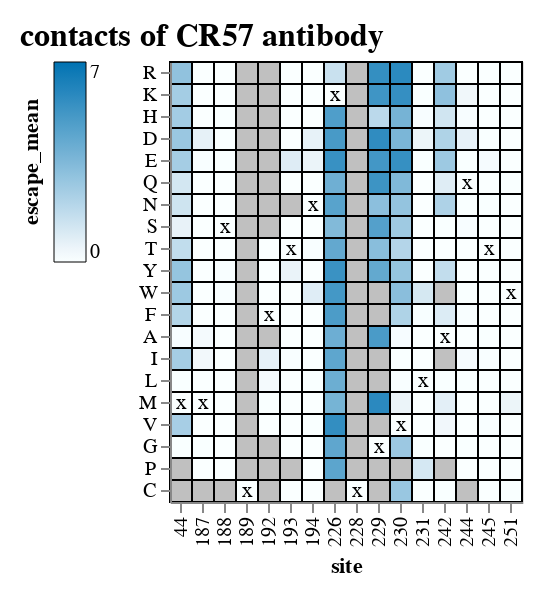

This figure's notebook cell:
### Markdown cell above
# CR57

### Code cell
escape_df = pd.read_csv('../results/antibody_escape/averages/CR57_mut_effect.csv');
escape_df = escape_df[escape_df['times_seen']>=2]; 
escape_df['escape_mean'] = escape_df['escape_mean'].clip(lower=0)


merged_df = pd.merge(escape_df,df,how='right',on=['site','wildtype','mutant'])

site_contacts = [ 44, 187, 188, 189, 192, 193, 194, 226, 228, 229, 230, 231, 242,
       244, 245, 251];

contacts = merged_df[merged_df['site'].isin(site_contacts)==True];
contacts = contacts.rename(columns={'times_seen_x':'times_seen'})

#the original dataframe omits wildtype from results, but the escape_mean needs to be 0. Here I'll just set that to 0 so 
#it is not NaN. I cannot just use the setna function because some data is actually missing.

contacts['is_wt_residue']= contacts['wildtype'] == contacts['mutant'];
contacts.loc[contacts['is_wt_residue'] == True, 'escape_mean'] = 0;


polyclonal.plot.lineplot_and_heatmap(
    data_df=contacts,
    stat_col="escape_mean",
    category_col="phenotype",
    alphabet=alphabet,
    addtl_tooltip_stats=addtl_tooltip_stats,
    addtl_slider_stats=addtl_slider_stats,
    init_floor_at_zero=True,
    show_zoombar=False,
    show_lineplot=False,
    init_site_statistic="mean",
    plot_title="contacts of CR57 antibody",
    heatmap_max_at_least=2,
    addtl_slider_stats_hide_not_filter=["effect on cell entry", "n_selections", "times_seen"],
    heatmap_max_fixed = 6.127
)

### Figure 1 — Vega-Lite specification as saved in the notebook (floating-point values rounded to 4 significant figures; data arrays with more than 128 entries replaced by an {"elided": "..."} marker saying what was removed)
{"config": {"view": {"continuousWidth": 300, "continuousHeight": 300}, "axis": {"grid": false, "labelOverlap": "parity"}, "padding": 10}, "vconcat": [{"vconcat": [{"layer": [{"mark": {"type": "rect", "color": "#E0E0E0"}, "encoding": {"x": {"field": "site", "sort": {"field": "_stat_site_order", "order": "ascending"}, "type": "ordinal"}, "y": {"field": "mutant", "scale": {"domain": ["R", "K", "H", "D", "E", "Q", "N", "S", "T", "Y", "W", "F", "A", "I", "L", "M", "V", "G", "P", "C"]}, "sort": ["R", "K", "H", "D", "E", "Q", "N", "S", "T", "Y", "W", "F", "A", "I", "L", "M", "V", "G", "P", "C"], "title": null, "type": "nominal"}}, "name": "view_26", "transform": [{"lookup": "site", "from": {"data": {"name": "data-ca3d94359bc564bd5e1ee7688aea3aee"}, "key": "site", "fields": ["wildtype", "_stat_site_order"]}}, {"calculate": "if(isFinite(datum['escape_mean']),datum['escape_mean'],NaN)", "as": "escape_mean"}, {"calculate": "if(isFinite(datum['times_seen']),datum['times_seen'],NaN)", "as": "times_seen"}, {"calculate": "if(isFinite(datum['effect on cell entry']),datum['effect on cell entry'],NaN)", "as": "effect on cell entry"}, {"calculate": "max(datum['escape_mean'],floor_at_zero['floor'])", "as": "_stat"}, {"calculate": "(((datum['times_seen'] <= (param_73 - 1e-06)) || (datum['n_selections'] <= (param_74 - 1e-06))) || (datum['effect on cell entry'] <= (param_75 - 1e-06)))", "as": "_stat_hide"}, {"calculate": "if(datum['_stat_hide'],0.0,datum['_stat'])", "as": "_stat_not_hidden"}, {"joinaggregate": [{"op": "max", "field": "_stat_not_hidden", "as": "_stat_site_max"}], "groupby": ["site"]}, {"filter": "(((datum['_stat_site_max'] >= (param_76 - 1e-06)) || (!isFinite(datum['_stat_site_max']))) || datum['_stat_hide'])"}, {"calculate": "(datum.wildtype !== datum.mutant)", "as": "_stat_not_wildtype"}, {"joinaggregate": [{"op": "max", "field": "_stat_not_wildtype", "as": "_stat_site_has_non_wildtype"}], "groupby": ["site"]}, {"filter": "datum['_stat_site_has_non_wildtype']"}, {"filter": {"param": "param_78"}}, {"impute": "_stat_dummy", "key": "mutant", "groupby": ["site"], "keyvals": ["R", "K", "H", "D", "E", "Q", "N", "S", "T", "Y", "W", "F", "A", "I", "L", "M", "V", "G", "P", "C"], "value": null}]}, {"mark": {"type": "rect"}, "encoding": {"color": {"value": "silver"}, "stroke": {"value": "black"}, "tooltip": [{"field": "site", "type": "nominal"}, {"field": "wildtype", "type": "nominal"}, {"field": "mutant", "type": "nominal"}, {"field": "escape_mean", "format": ".3g", "type": "quantitative"}, {"field": "n_selections", "type": "nominal"}, {"field": "times_seen", "format": ".3g", "type": "quantitative"}, {"field": "effect on cell entry", "format": ".3g", "type": "quantitative"}], "x": {"axis": {"labels": true, "ticks": true, "title": "site"}, "field": "site", "sort": {"field": "_stat_site_order", "order": "ascending"}, "type": "ordinal"}, "y": {"field": "mutant", "scale": {"domain": ["R", "K", "H", "D", "E", "Q", "N", "S", "T", "Y", "W", "F", "A", "I", "L", "M", "V", "G", "P", "C"]}, "sort": ["R", "K", "H", "D", "E", "Q", "N", "S", "T", "Y", "W", "F", "A", "I", "L", "M", "V", "G", "P", "C"], "title": null, "type": "nominal"}}, "title": {"text": "", "anchor": "middle", "color": "#0072B2", "orient": "left"}, "transform": [{"lookup": "site", "from": {"data": {"name": "data-ca3d94359bc564bd5e1ee7688aea3aee"}, "key": "site", "fields": ["wildtype", "_stat_site_order"]}}, {"calculate": "if(isFinite(datum['escape_mean']),datum['escape_mean'],NaN)", "as": "escape_mean"}, {"calculate": "if(isFinite(datum['times_seen']),datum['times_seen'],NaN)", "as": "times_seen"}, {"calculate": "if(isFinite(datum['effect on cell entry']),datum['effect on cell entry'],NaN)", "as": "effect on cell entry"}, {"calculate": "max(datum['escape_mean'],floor_at_zero['floor'])", "as": "_stat"}, {"calculate": "(((datum['times_seen'] <= (param_73 - 1e-06)) || (datum['n_selections'] <= (param_74 - 1e-06))) || (datum['effect on cell entry'] <= (param_75 - 1e-06)))", "as": "_stat_hide"}, {"calculate": "if(datum['_stat_hide'],0.0,datum['_stat'])", "as": "_stat_not_hidden"}, {"joinaggregate": [{"op": "max", "field": "_stat_not_hidden", "as": "_stat_site_max"}], "groupby": ["site"]}, {"filter": "(((datum['_stat_site_max'] >= (param_76 - 1e-06)) || (!isFinite(datum['_stat_site_max']))) || datum['_stat_hide'])"}, {"calculate": "(datum.wildtype !== datum.mutant)", "as": "_stat_not_wildtype"}, {"joinaggregate": [{"op": "max", "field": "_stat_not_wildtype", "as": "_stat_site_has_non_wildtype"}], "groupby": ["site"]}, {"filter": "datum['_stat_site_has_non_wildtype']"}, {"filter": {"param": "param_78"}}, {"filter": "(datum['phenotype'] === 'effect')"}, {"filter": "datum['_stat_hide']"}]}, {"mark": {"type": "rect"}, "encoding": {"color": {"field": "_stat", "legend": {"gradientLength": 100, "gradientStrokeColor": "black", "gradientStrokeWidth": 0.5, "orient": "left", "title": "escape_mean", "titleOrient": "left"}, "scale": {"clamp": true, "domainMax": 7.091, "domainMid": 0, "domainMin": {"expr": "floor_at_zero.floor"}, "nice": false, "range": ["#e69f00", "#e7a40d", "#e9a91b", "#eaae28", "#ebb336", "#edb843", "#eebd51", "#efc25e", "#f1c76b", "#f2cc79", "#f3d286", "#f4d794", "#f6dca1", "#f7e1ae", "#f8e6bc", "#faebc9", "#fbf0d7", "#fcf5e4", "#fefaf2", "#ffffff", "#f2f8fb", "#e4f0f7", "#d7e9f3", "#c9e1ef", "#bcdaeb", "#aed2e7", "#a1cbe3", "#94c4df", "#86bcdb", "#79b5d6", "#6badd2", "#5ea6ce", "#519fca", "#4397c6", "#3690c2", "#2888be", "#1b81ba", "#0d79b6", "#0072b2"], "type": "linear", "zero": true}, "type": "quantitative"}, "stroke": {"value": "black"}, "tooltip": [{"field": "site", "type": "nominal"}, {"field": "wildtype", "type": "nominal"}, {"field": "mutant", "type": "nominal"}, {"field": "escape_mean", "format": ".3g", "type": "quantitative"}, {"field": "n_selections", "type": "nominal"}, {"field": "times_seen", "format": ".3g", "type": "quantitative"}, {"field": "effect on cell entry", "format": ".3g", "type": "quantitative"}], "x": {"axis": {"labels": true, "ticks": true, "title": "site"}, "field": "site", "sort": {"field": "_stat_site_order", "order": "ascending"}, "type": "ordinal"}, "y": {"field": "mutant", "scale": {"domain": ["R", "K", "H", "D", "E", "Q", "N", "S", "T", "Y", "W", "F", "A", "I", "L", "M", "V", "G", "P", "C"]}, "sort": ["R", "K", "H", "D", "E", "Q", "N", "S", "T", "Y", "W", "F", "A", "I", "L", "M", "V", "G", "P", "C"], "title": null, "type": "nominal"}}, "title": {"text": "", "anchor": "middle", "color": "#0072B2", "orient": "left"}, "transform": [{"lookup": "site", "from": {"data": {"name": "data-ca3d94359bc564bd5e1ee7688aea3aee"}, "key": "site", "fields": ["wildtype", "_stat_site_order"]}}, {"calculate": "if(isFinite(datum['escape_mean']),datum['escape_mean'],NaN)", "as": "escape_mean"}, {"calculate": "if(isFinite(datum['times_seen']),datum['times_seen'],NaN)", "as": "times_seen"}, {"calculate": "if(isFinite(datum['effect on cell entry']),datum['effect on cell entry'],NaN)", "as": "effect on cell entry"}, {"calculate": "max(datum['escape_mean'],floor_at_zero['floor'])", "as": "_stat"}, {"calculate": "(((datum['times_seen'] <= (param_73 - 1e-06)) || (datum['n_selections'] <= (param_74 - 1e-06))) || (datum['effect on cell entry'] <= (param_75 - 1e-06)))", "as": "_stat_hide"}, {"calculate": "if(datum['_stat_hide'],0.0,datum['_stat'])", "as": "_stat_not_hidden"}, {"joinaggregate": [{"op": "max", "field": "_stat_not_hidden", "as": "_stat_site_max"}], "groupby": ["site"]}, {"filter": "(((datum['_stat_site_max'] >= (param_76 - 1e-06)) || (!isFinite(datum['_stat_site_max']))) || datum['_stat_hide'])"}, {"calculate": "(datum.wildtype !== datum.mutant)", "as": "_stat_not_wildtype"}, {"joinaggregate": [{"op": "max", "field": "_stat_not_wildtype", "as": "_stat_site_has_non_wildtype"}], "groupby": ["site"]}, {"filter": "datum['_stat_site_has_non_wildtype']"}, {"filter": {"param": "param_78"}}, {"filter": "(datum['phenotype'] === 'effect')"}, {"filter": "(!datum['_stat_hide'])"}]}, {"mark": {"type": "text", "color": "black", "text": "x"}, "encoding": {"x": {"field": "site", "sort": {"field": "_stat_site_order", "order": "ascending"}, "type": "ordinal"}, "y": {"field": "mutant", "scale": {"domain": ["R", "K", "H", "D", "E", "Q", "N", "S", "T", "Y", "W", "F", "A", "I", "L", "M", "V", "G", "P", "C"]}, "sort": ["R", "K", "H", "D", "E", "Q", "N", "S", "T", "Y", "W", "F", "A", "I", "L", "M", "V", "G", "P", "C"], "title": null, "type": "nominal"}}, "transform": [{"lookup": "site", "from": {"data": {"name": "data-ca3d94359bc564bd5e1ee7688aea3aee"}, "key": "site", "fields": ["wildtype", "_stat_site_order"]}}, {"calculate": "if(isFinite(datum['escape_mean']),datum['escape_mean'],NaN)", "as": "escape_mean"}, {"calculate": "if(isFinite(datum['times_seen']),datum['times_seen'],NaN)", "as": "times_seen"}, {"calculate": "if(isFinite(datum['effect on cell entry']),datum['effect on cell entry'],NaN)", "as": "effect on cell entry"}, {"calculate": "max(datum['escape_mean'],floor_at_zero['floor'])", "as": "_stat"}, {"calculate": "(((datum['times_seen'] <= (param_73 - 1e-06)) || (datum['n_selections'] <= (param_74 - 1e-06))) || (datum['effect on cell entry'] <= (param_75 - 1e-06)))", "as": "_stat_hide"}, {"calculate": "if(datum['_stat_hide'],0.0,datum['_stat'])", "as": "_stat_not_hidden"}, {"joinaggregate": [{"op": "max", "field": "_stat_not_hidden", "as": "_stat_site_max"}], "groupby": ["site"]}, {"filter": "(((datum['_stat_site_max'] >= (param_76 - 1e-06)) || (!isFinite(datum['_stat_site_max']))) || datum['_stat_hide'])"}, {"calculate": "(datum.wildtype !== datum.mutant)", "as": "_stat_not_wildtype"}, {"joinaggregate": [{"op": "max", "field": "_stat_not_wildtype", "as": "_stat_site_has_non_wildtype"}], "groupby": ["site"]}, {"filter": "datum['_stat_site_has_non_wildtype']"}, {"filter": {"param": "param_78"}}, {"filter": "(datum.wildtype === datum.mutant)"}]}], "height": {"step": 11}, "width": {"step": 11}}], "resolve": {"scale": {"color": "shared", "x": "shared"}}, "spacing": 10}], "data": {"name": "data-8ef920161628f02844fc52c60f92bd5f"}, "params": [{"name": "floor_at_zero", "select": {"type": "point", "fields": ["floor"]}, "bind": {"input": "radio", "options": [0, 0.0], "labels": ["yes", "no"], "name": "floor escape_mean at zero"}, "value": [{"floor": 0}], "views": ["view_26"]}, {"name": "param_78", "select": {"type": "interval", "encodings": ["x"], "mark": {"stroke": "black", "strokeWidth": 2}}, "views": ["view_26"]}, {"name": "param_73", "bind": {"input": "range", "max": 30.83, "min": 2.0, "name": "minimum times_seen"}, "value": 2}, {"name": "param_74", "bind": {"input": "range", "max": 8.0, "min": 7.0, "name": "minimum n_selections"}, "value": 2}, {"name": "param_75", "bind": {"input": "range", "max": 0.5171, "min": -7.406, "name": "minimum effect on cell entry"}, "value": -5}, {"name": "param_76", "bind": {"input": "range", "max": 7.091, "min": 0.0, "name": "minimum max of escape_mean at site"}, "value": 0.0}], "resolve": {"scale": {"color": "independent"}}, "title": {"text": "contacts of CR57 antibody", "align": "left", "anchor": "start", "fontSize": 16}, "$schema": "https://vega.github.io/schema/vega-lite/v5.15.1.json", "datasets": {"data-8ef920161628f02844fc52c60f92bd5f": {"elided": "320 records"}, "data-ca3d94359bc564bd5e1ee7688aea3aee": [{"site": 44, "wildtype": "M", "_stat_site_order": 0}, {"site": 187, "wildtype": "M", "_stat_site_order": 1}, {"site": 188, "wildtype": "S", "_stat_site_order": 2}, {"site": 189, "wildtype": "C", "_stat_site_order": 3}, {"site": 192, "wildtype": "F", "_stat_site_order": 4}, {"site": 193, "wildtype": "T", "_stat_site_order": 5}, {"site": 194, "wildtype": "N", "_stat_site_order": 6}, {"site": 226, "wildtype": "K", "_stat_site_order": 7}, {"site": 228, "wildtype": "C", "_stat_site_order": 8}, {"site": 229, "wildtype": "G", "_stat_site_order": 9}, {"site": 230, "wildtype": "V", "_stat_site_order": 10}, {"site": 231, "wildtype": "L", "_stat_site_order": 11}, {"site": 242, "wildtype": "A", "_stat_site_order": 12}, {"site": 244, "wildtype": "Q", "_stat_site_order": 13}, {"site": 245, "wildtype": "T", "_stat_site_order": 14}, {"site": 251, "wildtype": "W", "_stat_site_order": 15}]}}
